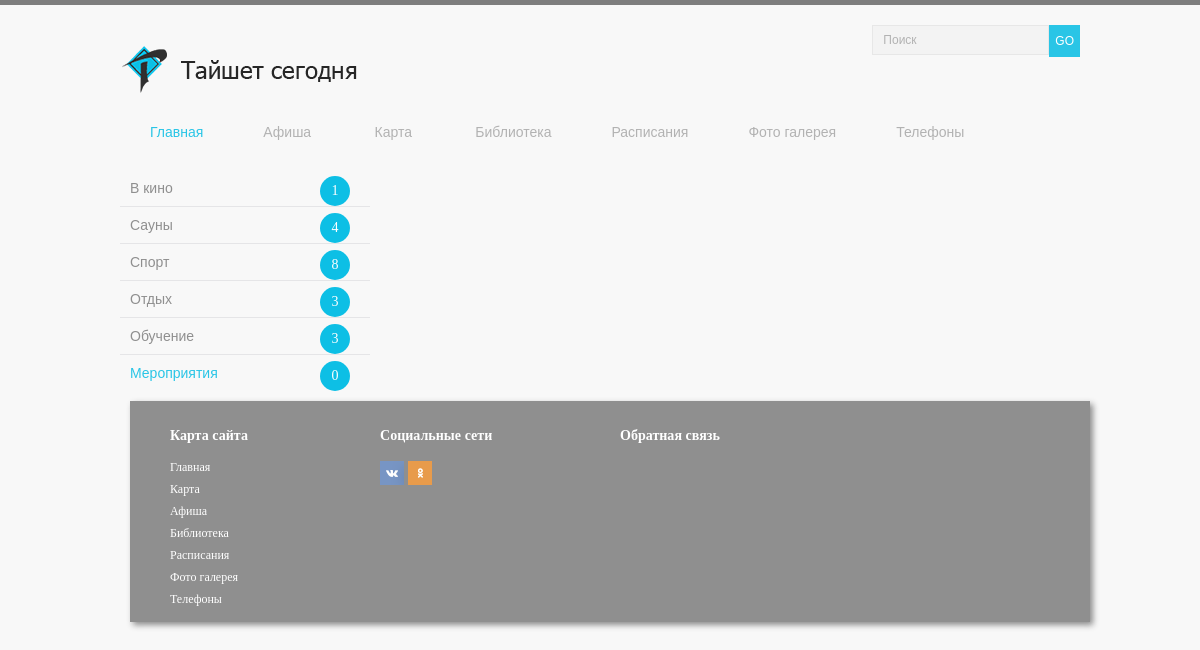
The app's page /sityAfisha.php, older data.
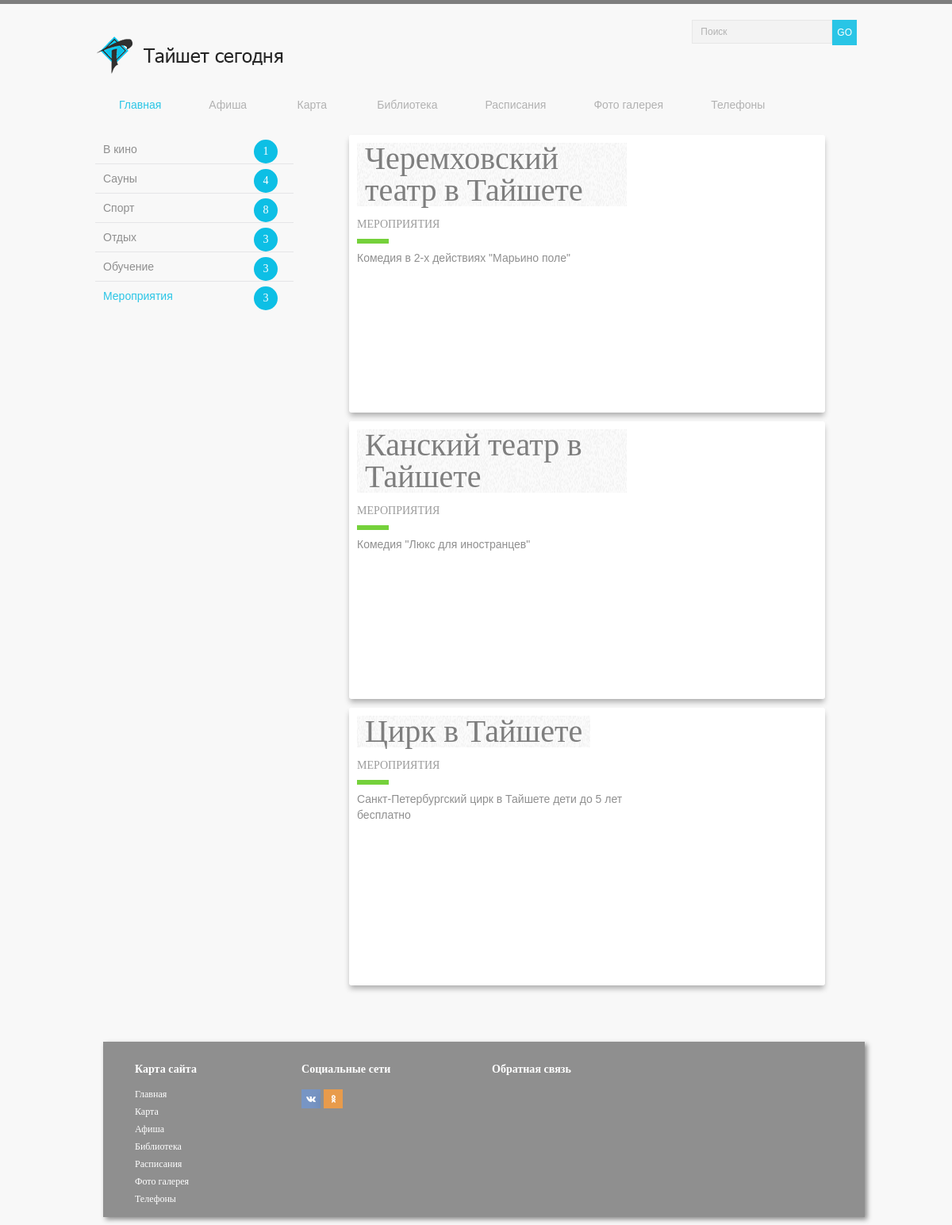
The same page, newer data.
### tables this page shows
CREATE TABLE afisha (id INTEGER PRIMARY KEY, name_tipe TEXT, img TEXT, zag TEXT, date TEXT, time TIME, place TEXT, tel TEXT, money TEXT, tipe TEXT, adress TEXT);

### template/blockPageAfishaThree.php (the view, shortened to what this page needs)
<section>
	<?php
    $db = new PDO("sqlite:admin/post3.db");
  	$res = $db->query("SELECT * FROM afisha WHERE name_tipe = 'мероприятия';");
	foreach ($res as $array) {
		$block_img = $array['img'];
		$block_zag = $array['zag'];
        $block_text = $array['tipe'];
        $block_tipe = $array['name_tipe'];
		 echo("<div class=\"blog-card alt\">");
	     echo("<div class=\"photo\" style=\"background: url(".$block_img.") center / cover no-repeat;\"></div>");
		 echo("<div class=\"description\">");
		 echo("<h1>".$block_zag."</h1>");
		 echo("<h2>".$block_tipe."</h2>");
		 echo("<p class=\"summary\">".$block_text."</p>");
	     echo("</div>");
		 echo("</div>");
		 }
	?>
</section>

### sityAfisha.php
<div id="wrapper">
<?php
include 'template/config.php';
include 'template/head.php';
include 'template/leftMenuAfisha.php';
include 'template/blockPageAfishaThree.php';
include 'template/footer.php';
?>
</div>

### template/config.php (shortened to what this page needs)
<?php
  $menu[0][0]='Главная';
  $menu[0][1]='/index.php';
  $menu[1][0]='Афиша';
  $menu[1][1]='/afisha.php';
  $menu[2][0]='Библиотека';
  $menu[2][1]='/library.php';
  $menu[3][0]='Расписания';
  $menu[3][1]='/raspisaniya_avtobusov_taishet.php';
  $menu[4][0]='Фото галерея';
  $menu[4][1]='/galary.php';
  $menu[5][0]='Телефоны';
  $menu[5][1]='/telefon.php';
  $menu[6][0]='Карта';
  $menu[6][1]='/map.php';
echo '<!DOCTYPE HTML PUBLIC "-//W3C//DTD HTML 4.0 Transitional//EN">';
echo '<html><head><meta charset="utf-8">';
echo '<link rel="stylesheet" href="path/to/font-awesome/css/font-awesome.min.css"><link rel="stylesheet" href="/css/main.css" type="text/css"/><link rel="stylesheet" type="text/css" href="http://fonts.googleapis.com/css?family=Roboto|Noto+Serif|Open+Sans:300,400,700">';
echo '</head><body>';
?>

### template/head.php
<header>
<a href="/"><img src="/imges/logohead.png" alt="Тайшет сегодня"></a>
	<form name="search" action="search.php" method="post">
	<input type="text" name="zpr" id="search_box" class="search_box" value="Поиск" onfocus="if(this.value =='Поиск')this.value ='';" onblur="if(this.value=='')this.value='Поиск';"><button type="submit" class="search_button" name="submit" value="Search">GO</button>
	</form>
	<nav>
<?php
echo'<ul class="top-menu">
		<li><a href="'.$menu[0][1].'"';
		if($get_in==0){ echo 'style="color:#29c5e6;"'; }
		echo '>'.$menu[0][0].'</a></li><li><a href="'.$menu[1][1].'"';
		if($get_in==1){ echo 'style="color:#29c5e6;"'; }
		echo '>'.$menu[1][0].'</a></li>
		<li><a href="'.$menu[6][1].'"';
		if($get_in==6){ echo 'style="color:#29c5e6;"'; }
		echo '>'.$menu[6][0].'</a></li>
		<li><a href="'.$menu[2][1].'"';
		if($get_in==2){ echo 'style="color:#29c5e6;"'; }
		echo '>'.$menu[2][0].'</a></li><li><a href="'.$menu[3][1].'"';
		if($get_in==3){ echo 'style="color:#29c5e6;"'; }
		echo '>'.$menu[3][0].'</a></li><li><a href="'.$menu[4][1].'"';
		if($get_in==4){ echo 'style="color:#29c5e6;"'; }
		echo '>'.$menu[4][0].'</a></li><li><a href="'.$menu[5][1].'"';
		if($get_in==5){ echo 'style="color:#29c5e6;"'; }
		echo '>'.$menu[5][0].'</a></li></ul>';
?>
</nav>
</header>

### template/leftMenuAfisha.php
<aside>
<nav>
	<ul class="aside-menu">
	<?php
	$db = new PDO("sqlite:admin/post3.db");
  	$res = $db->query("SELECT COUNT(id) FROM afisha WHERE name_tipe = 'мероприятия';");
  	$resTwo = $db->query("SELECT COUNT(id) FROM afisha WHERE name_tipe = 'кино';");
  	$resThree = $db->query("SELECT COUNT(id) FROM afisha WHERE name_tipe = 'сауны';");
  	$resFore = $db->query("SELECT COUNT(id) FROM afisha WHERE name_tipe = 'спорт';");
  	$resFive = $db->query("SELECT COUNT(id) FROM afisha WHERE name_tipe = 'отдых';");
  	$resSix = $db->query("SELECT COUNT(id) FROM afisha WHERE name_tipe = 'обучение';");
  	$rows= $res->fetchColumn();
  	$rowsTwo= $resTwo->fetchColumn();
    $rowsThree= $resThree->fetchColumn();
    $rowsFore= $resFore->fetchColumn();
    $rowsFive= $resFive->fetchColumn();
     $rowsSix= $resSix->fetchColumn();
		echo("<li><a href=\"afisha.php\">В кино</a><p class=\"blueBlock\">".$rowsTwo."</p></li>");
		echo("<li><a href=\"saunaAfisha.php\">Сауны<p class=\"blueBlock\">".$rowsThree."</p></a></li>");
		echo("<li><a href=\"sportAfisha.php\">Спорт<p class=\"blueBlock\">".$rowsFore."</p></a></li>");
		echo("<li><a href=\"restAfisha.php\">Отдых<p class=\"blueBlock\">".$rowsFive."</p></a></li>");
		echo("<li><a href=\"aducationAfisha.php\">Обучение<p class=\"blueBlock\">".$rowsSix."</p></a></li>");
		echo("<li><a href=\"sityAfisha.php\">Мероприятия<p class=\"blueBlock\">".$rows."</p></a></li>");
		?>
	</ul>
</nav>
</aside>

### template/footer.php
<footer>
	<div id="footer">
		<div id="sitemap">
	<h3>Карта сайта</h3>
	<div>
		<a href="index.php">Главная</a>
		<a href="map.php">Карта</a>
		<a href="afisha.php">Афиша</a>
		<a href="library.php">Библиотека</a>
		<a href="raspisaniya_avtobusov_taishet.php">Расписания</a>
		<a href="galary.php">Фото галерея</a>
		<a href="telefon.php">Телефоны</a>
	</div>
		</div>
		<div id="social">
			<h3>Социальные сети</h3>
	<a href="https://vk.com/taishettoday" class="social-icon-small ok"></a>
	<a href="http://ok.ru/sobytiyavt" class="social-icon-small twetter"></a>
		</div>
		<div id="form">
		<h3><a href="form.php">Обратная связь</a></h3>
		</div>
	</div>
</footer>

Row changes from the older to the newer data that the page shows:
added afisha: zag "Черемховский театр в Тайшете", name_tipe "МЕРОПРИЯТИЯ", tipe "Комедия в 2-х действиях \"Марьино поле\""
added afisha: zag "Канский театр в Тайшете", name_tipe "МЕРОПРИЯТИЯ", tipe "Комедия \"Люкс для иностранцев\""
added afisha: zag "Цирк в Тайшете", name_tipe "МЕРОПРИЯТИЯ", tipe "Санкт-Петербургский цирк в Тайшете дети до 5 лет бесплатно"
Text that changed along with them:
$rows: "0" → "3"
